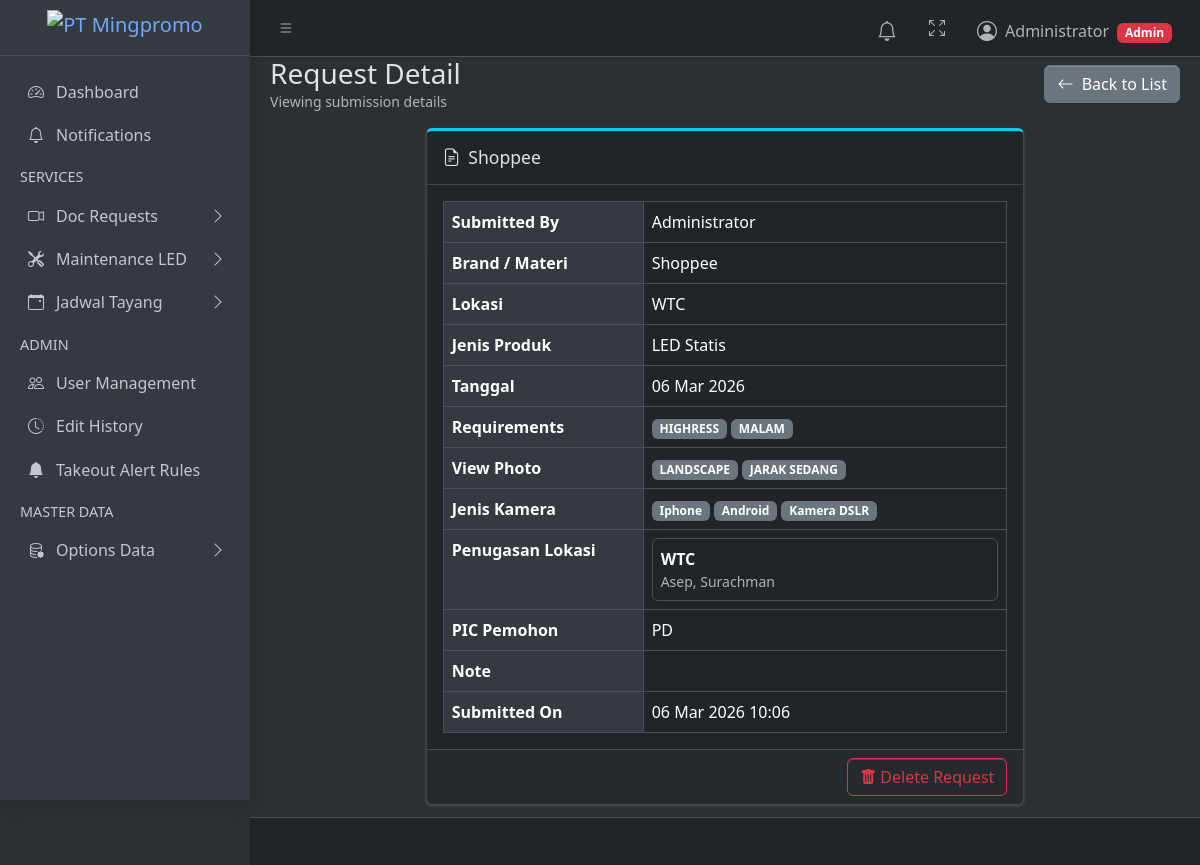
The app's page /requests/4/ (signed in) with its own data.
### products/models.py (models this page shows, shortened)
class DocumentationRequest(models.Model):
    STATUS_CHOICES = [
        ('TODO', 'To Do'),
        ('IN_PROGRESS', 'On Progress'),
        ('DONE', 'Done'),
    ]
    submitted_by = models.ForeignKey(
        settings.AUTH_USER_MODEL,
        on_delete=models.CASCADE,
        related_name="doc_requests",
        verbose_name="Submitted By",
    )
    brand_materi = models.ForeignKey(BrandMateri, on_delete=models.SET_NULL, null=True, verbose_name="Brand / Materi")
    lokasi = models.ManyToManyField(Lokasi, verbose_name="Lokasi")
    jenis_led = models.ForeignKey(LEDType, on_delete=models.SET_NULL, null=True, verbose_name="Jenis Produk")
    tanggal = models.DateField()
    requirements = models.ManyToManyField(Requirement, verbose_name="Requirements")
    view_photo = models.ManyToManyField(ViewPhoto, verbose_name="View Photo")
    jenis_kamera = models.ManyToManyField(cameratype, verbose_name="Jenis Kamera")
    note = models.TextField(blank=True)
    pic_pemohon = models.CharField("PIC Pemohon", max_length=150)
    status = models.CharField(max_length=20, choices=STATUS_CHOICES, default='TODO')
    created_at = models.DateTimeField(auto_now_add=True)
    def lokasi_names(self):
        return list(self.lokasi.order_by("name").values_list("name", flat=True))
    def lokasi_display(self):
        lokasi_names = self.lokasi_names()
        return ", ".join(lokasi_names) if lokasi_names else "-"

class BrandMateri(models.Model):
    name = models.CharField(max_length=200, unique=True)
    def __str__(self):
        return self.name

class LEDType(models.Model):
    name = models.CharField(max_length=100, unique=True)

class Requirement(models.Model):
    name = models.CharField(max_length=100, unique=True)

class ViewPhoto(models.Model):
    name = models.CharField(max_length=100, unique=True)

class cameratype(models.Model):
    name = models.CharField(max_length=100, unique=True)

class DocumentationRequestLokasiAssignment(models.Model):
    documentation_request = models.ForeignKey(
        DocumentationRequest,
        on_delete=models.CASCADE,
        related_name="lokasi_assignments",
    )
    lokasi = models.ForeignKey(
        Lokasi,
        on_delete=models.CASCADE,
        related_name="doc_request_assignments",
    )
    pelaksana = models.ManyToManyField(
        Dokumentator,
        blank=True,
        related_name="doc_request_lokasi_assignments",
        verbose_name="Pelaksana Dokumentasi",
    )
    class Meta:
        unique_together = ("documentation_request", "lokasi")
        ordering = ["lokasi__name", "id"]
        verbose_name = "Assignment Lokasi Documentation Request"
        verbose_name_plural = "Assignment Lokasi Documentation Request"
    def pelaksana_names(self):
        return list(self.pelaksana.order_by("name").values_list("name", flat=True))
    def pelaksana_display(self):
        names = self.pelaksana_names()
        return ", ".join(names) if names else "Belum ditentukan"

class Lokasi(models.Model):
    name = models.CharField(max_length=200, unique=True)

### products/views.py (the view)
# urls.py: path("requests/<int:pk>/", views.doc_request_detail, name="doc_request_detail"),
@login_required
def doc_request_detail(request, pk):
    doc_request = get_object_or_404(
        DocumentationRequest.objects.select_related(
            "submitted_by", "brand_materi", "jenis_led"
        ).prefetch_related(
            "lokasi",
            "requirements",
            "view_photo",
            "jenis_kamera",
            "lokasi_assignments__lokasi",
            "lokasi_assignments__pelaksana",
        ),
        pk=pk,
    )
    if not _is_admin(request.user) and doc_request.submitted_by != request.user:
        return HttpResponseForbidden("Access denied.")
    return render(request, "products/request_detail.html", {"request": doc_request})

### products/views.py (called while the page is built)
def _is_admin(user):
    return user.is_superuser or user.groups.filter(name="admin").exists()

### products/templates/products/request_detail.html (shortened to what this page needs)
{% extends "layouts/base.html" %}
{% block content %}
<div class="d-flex justify-content-between align-items-center mb-3">
    <div>
        <h3 class="mb-0">Request Detail</h3>
        <p class="text-muted mb-0 small">Viewing submission details</p>
    </div>
    <a href="{% url 'doc_request_list' %}" class="btn btn-secondary">
        <i class="bi bi-arrow-left me-1"></i> Back to List
    </a>
</div>
<div class="row">
    <div class="col-md-8 mx-auto">
        <div class="card card-info card-outline">
            <div class="card-header">
                <h3 class="card-title mb-0">
                    <i class="bi bi-file-earmark-text me-2"></i>{{ request.brand_materi }}
                </h3>
            </div>
            <div class="card-body">
                <table class="table table-bordered">
                    <tbody>
                        <tr>
                            <th style="width: 200px;" class="bg-body-secondary">Submitted By</th>
                            <td>{{ request.submitted_by.get_full_name|default:request.submitted_by.username }}</td>
                        </tr>
                        <tr>
                            <th class="bg-body-secondary">Brand / Materi</th>
                            <td>{{ request.brand_materi }}</td>
                        </tr>
                        <tr>
                            <th class="bg-body-secondary">Lokasi</th>
                            <td>{{ request.lokasi_display }}</td>
                        </tr>
                        <tr>
                            <th class="bg-body-secondary">Jenis Produk</th>
                            <td>{{ request.jenis_led.name|default:"-" }}</td>
                        </tr>
                        <tr>
                            <th class="bg-body-secondary">Tanggal</th>
                            <td>{{ request.tanggal|date:"d M Y" }}</td>
                        </tr>
                        <tr>
                            <th class="bg-body-secondary">Requirements</th>
                            <td>
                                {% for req in request.requirements.all %}
                                <span class="badge text-bg-secondary">{{ req.name }}</span>
                                {% empty %}
                                -
                                {% endfor %}
                            </td>
                        </tr>
                        <tr>
                            <th class="bg-body-secondary">View Photo</th>
                            <td>
                                {% for vp in request.view_photo.all %}
                                <span class="badge text-bg-secondary">{{ vp.name }}</span>
                                {% empty %}
                                -
                                {% endfor %}
                            </td>
                        </tr>
                        <tr>
                            <th class="bg-body-secondary">Jenis Kamera</th>
                            <td>
                                {% for jk in request.jenis_kamera.all %}
                                <span class="badge text-bg-secondary">{{ jk.name }}</span>
                                {% empty %}
                                -
                                {% endfor %}
                            </td>
                        </tr>
                        <tr>
                            <th class="bg-body-secondary">Penugasan Lokasi</th>
                            <td>
                                <div class="d-flex flex-column gap-2">
                                    {% for assignment in request.lokasi_assignments.all %}
                                    <div class="border rounded p-2">
                                        <div class="fw-semibold">{{ assignment.lokasi.name }}</div>
                                        <div class="text-muted small">{{ assignment.pelaksana_display }}</div>
                                    </div>
                                    {% empty %}
                                    -
                                    {% endfor %}
                                </div>
                            </td>
                        </tr>
                        <tr>
                            <th class="bg-body-secondary">PIC Pemohon</th>
                            <td>{{ request.pic_pemohon }}</td>
                        </tr>
                        <tr>
                            <th class="bg-body-secondary">Note</th>
                            <td>{{ request.note|linebreaks|default:"-" }}</td>
                        </tr>
                        <tr>
                            <th class="bg-body-secondary">Submitted On</th>
                            <td>{{ request.created_at|date:"d M Y H:i" }}</td>
                        </tr>
                    </tbody>
                </table>
            </div>
            {% if user.is_superuser or user.groups.all.0.name == "admin" %}
            <div class="card-footer text-end">
                <a href="{% url 'doc_request_delete' request.id %}" class="btn btn-outline-danger">
                    <i class="bi bi-trash-fill me-1"></i>Delete Request
                </a>
            </div>
            {% endif %}
        </div>
    </div>
</div>
{% endblock %}

### products/templates/layouts/header.html (shortened to what this page needs)
<nav class="app-header navbar navbar-expand bg-body">
  <div class="container-fluid">
    <ul class="navbar-nav">
      <li class="nav-item">
        <a class="nav-link" data-lte-toggle="sidebar" href="#" role="button">
          <i class="bi bi-list"></i>
        </a>
      </li>
    </ul>
    <ul class="navbar-nav ms-auto">
      <li class="nav-item dropdown" id="notification-center" data-summary-url="{% url 'notification_summary' %}">
        <a href="#" class="nav-link position-relative" data-bs-toggle="dropdown" aria-expanded="false">
          <i class="bi bi-bell fs-5"></i>
        </a>
      </li>
      <li class="nav-item">
        <a class="nav-link" href="#" data-lte-toggle="fullscreen">
          <i data-lte-icon="maximize" class="bi bi-arrows-fullscreen"></i>
        </a>
      </li>
      <li class="nav-item dropdown user-menu">
        <a href="#" class="nav-link dropdown-toggle" data-bs-toggle="dropdown">
          <span class="d-flex align-items-center gap-2">
            <i class="bi bi-person-circle fs-5"></i>
            <span class="d-none d-md-inline">
              {{ user.get_full_name|default:user.username }}
              {% if user.is_superuser or user.groups.all.0.name == "admin" %}
              <span class="badge text-bg-danger ms-1">Admin</span>
              {% else %}
              <span class="badge text-bg-info ms-1">Staff</span>
              {% endif %}
            </span>
          </span>
        </a>
      </li>
    </ul>
  </div>
</nav>

### records on screen
DocumentationRequest: brand_materi "Shoppee", submitted_by.get_full_name "Administrator", lokasi_display "WTC", jenis_led.name "LED Statis", tanggal "06 Mar 2026", pic_pemohon "PD", created_at "06 Mar 2026 10:06"
Requirement: name "HIGHRESS"
Requirement: name "MALAM"
ViewPhoto: name "LANDSCAPE"
ViewPhoto: name "JARAK SEDANG"
cameratype: name "Iphone"
cameratype: name "Android"
cameratype: name "Kamera DSLR"
DocumentationRequestLokasiAssignment: lokasi.name "WTC", pelaksana_display "Asep, Surachman"

### other values on screen
{{ user.get_full_name|default:user.username }} "Administrator"
